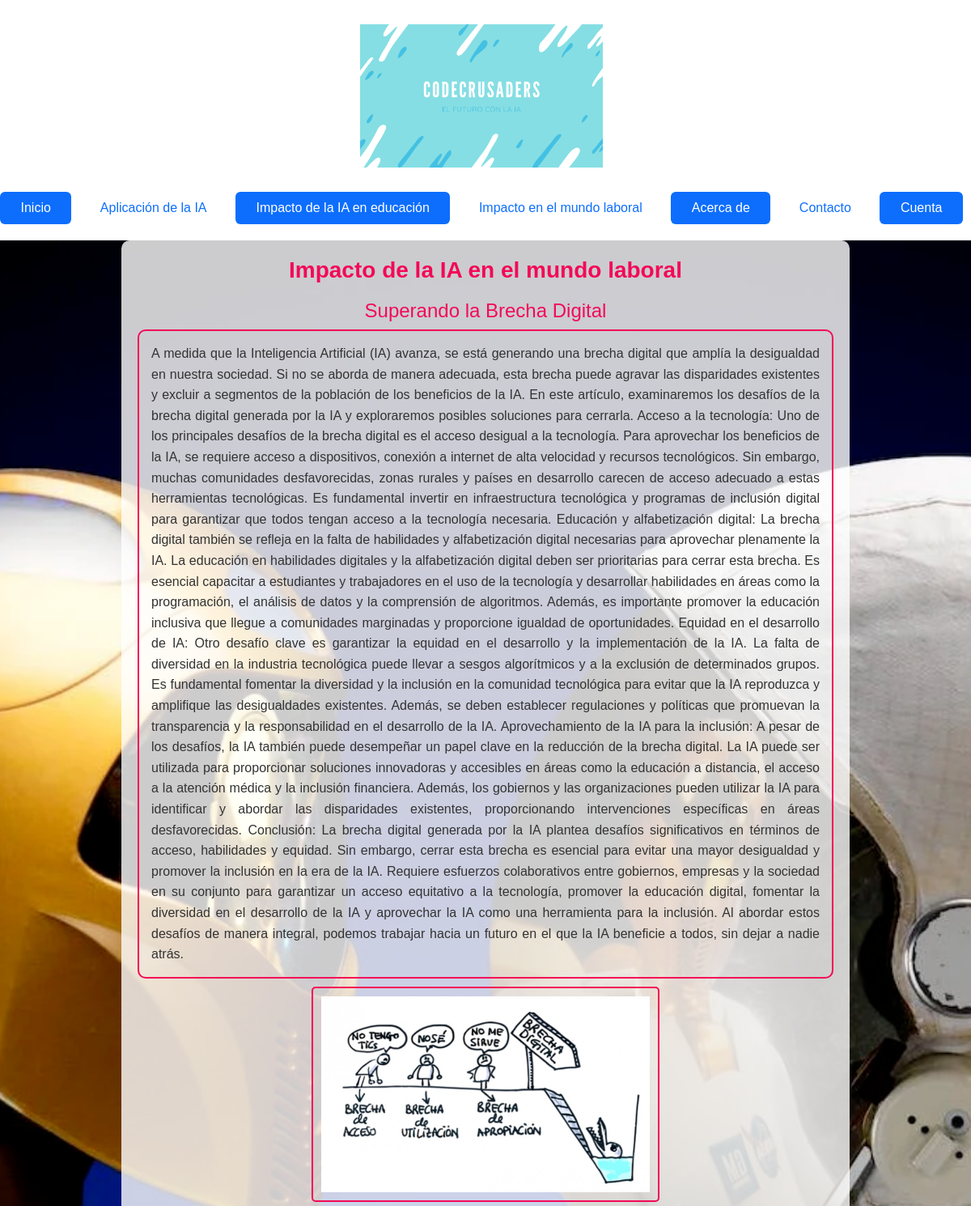
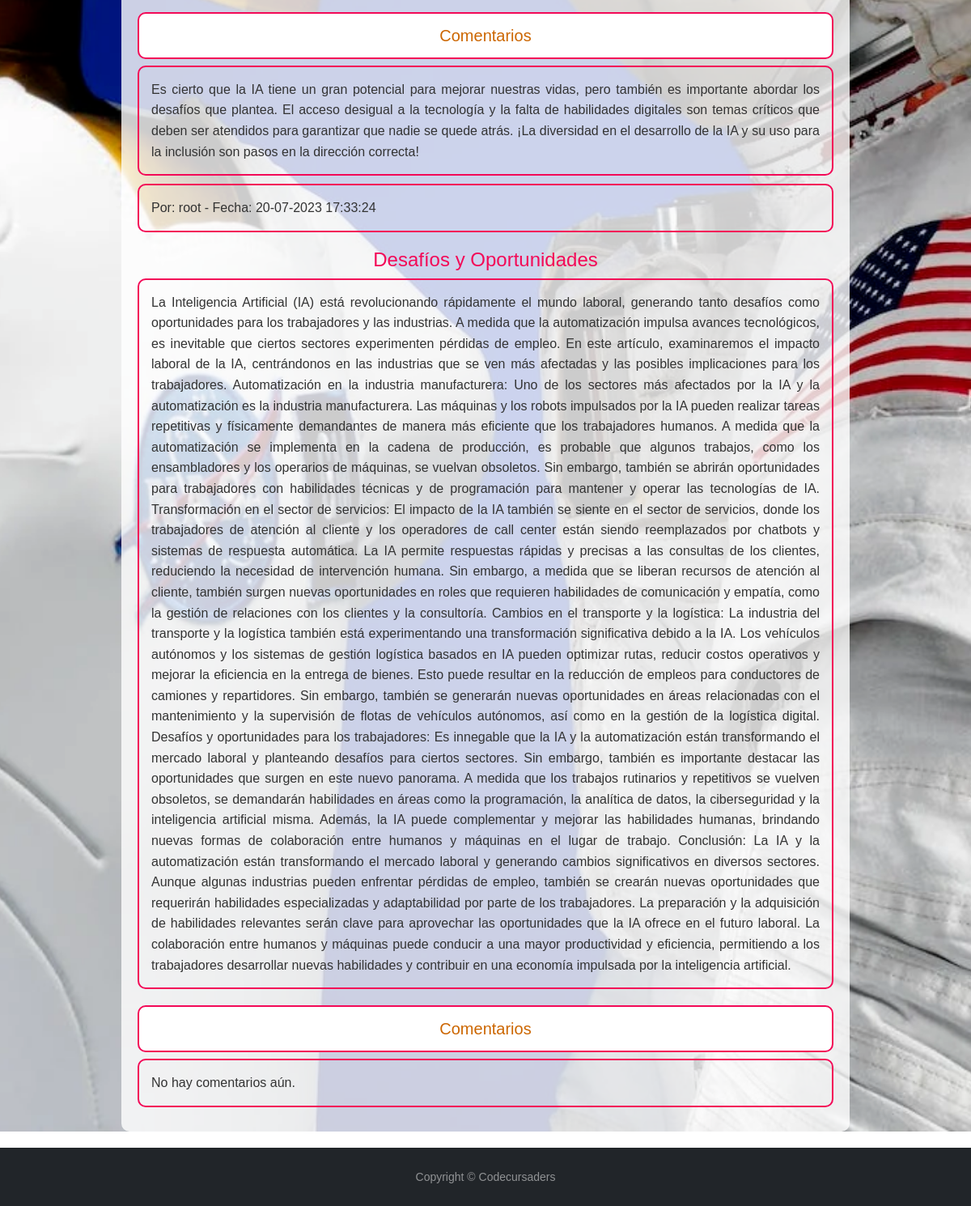
The page /impacto_laboral/ on the database its author committed (2 pictures, top to bottom).
### apps/posts/models.py (models this page shows, shortened)
class Post(models.Model):
    titulo = models.CharField(max_length=50, null=False)
    subtitulo = models.CharField(max_length=100, null=True, blank=True, default='')
    fecha = models.DateTimeField(auto_now_add=True)
    texto = models.TextField(null=False)
    activo = models.BooleanField(default=True)
    categoria = models.ForeignKey(Categoria, on_delete=models.SET_NULL, null=True, default=None)
    imagen = models.ImageField(null=True, blank=True, upload_to='media', default='static/post_default.png')
    publicado = models.DateTimeField(default=timezone.now)
    class Meta:
        ordering = ('-publicado',)

class Comentario(models.Model):
    post = models.ForeignKey(Post, on_delete=models.CASCADE, related_name='comentarios')
    autor = models.ForeignKey(User, on_delete=models.CASCADE)
    contenido = models.TextField()
    fecha = models.DateTimeField(auto_now_add=True)

### blog/views.py (the view)
# urls.py: path('impacto_laboral/', impacto_laboral, name='impacto_laboral'),
def impacto_laboral(request):
    try:
        categoria = Categoria.objects.get(nombre='Impacto en el mundo laboral')
        posts = Post.objects.filter(categoria=categoria)
    except Categoria.DoesNotExist:
        posts = []
    es_colaborador = request.user.groups.filter(name='Colaboradores').exists()
    return render(request, 'impacto_laboral.html', {'posts': posts, 'categoria': categoria, 'es_colaborador': es_colaborador})

### templates/impacto_laboral.html (shortened to what this page needs)
{% extends 'base.html' %}
{% load static %}
{% block contenido %}
    {% block extra_css %}
        <link rel="stylesheet" type="text/css" href="{% static 'css/impacto_laboral.css' %}">
    {% endblock %}
    <div id="contenido-impacto-laboral" class="contenido">
        <div id="contenido" class="contenido">
        <h1>Impacto de la IA en el mundo laboral</h1>
        {% for post in posts %}
        <h3>{{ post.titulo }}</h3>
        <p>{{ post.texto }}</p>
        {% if post.imagen %}
            <img src="{{ post.imagen.url }}" alt="Imagen del post">
        {% endif %}
        <h4>Comentarios</h4>
        {% for comentario in post.comentarios.all %}
            <p>{{ comentario.contenido }}</p>
            <p>Por: {{ comentario.autor.username }} - Fecha: {{ comentario.fecha|date:"d-m-Y H:i:s" }}</p>
        {% empty %}
            <p>No hay comentarios aún.</p>
        {% endfor %}
        {% empty %}
        <p>No hay posts disponibles.</p>
        {% endfor %}
        </div>
    </div>
{% endblock %}

### static/CSS/impacto_laboral.css (style rules this page uses)
body { font-family: Arial, sans-serif; font-size: 16px; color: #333; margin: 0; padding: 0; }
#contenido-impacto-laboral { width: auto; height: auto; margin: auto; background-image: url(../fondos/laboral.png); background-size: cover; background-position: center; background-repeat: no-repeat; }
#contenido { max-width: 900px; margin: 20px auto; padding: 20px; position: relative; z-index: 1; background-color: rgba(255, 255, 255, 0.8); border-radius: 10px; }
h1 { font-size: 28px; font-weight: bold; color: #F30957; margin-bottom: 10px; text-align: center; }
h3 { font-size: 24px; color: #F30957; margin-top: 20px; text-align: center; }
p { line-height: 1.6; margin-bottom: 10px; text-align: justify; }
img:not(.portada-imagen) { max-width: 50%; margin-bottom: 10px; border: 2px solid #F30957; border-radius: 5px; padding: 10px; display: block; margin-left: auto; margin-right: auto; }
h4 { font-size: 20px; color: #cc6600; margin-top: 20px; text-align: center; background-color: #fff; }
p, h4 { border: 2px solid #F30957; border-radius: 10px; padding: 15px; }

### rows shown on the page
Post: titulo "Superando la Brecha Digital", texto "A medida que la Inteligencia Artificial (IA) avanza, se está generando una brecha digital que amplía la desigualdad en nuestra sociedad. Si no se aborda de manera adecuada, esta brecha puede agravar las disparidades existentes y excluir a segmentos de la población de los beneficios de la IA. En este artículo, examinaremos los desafíos de la brecha digital generada por la IA y exploraremos posibles soluciones para cerrarla. Acceso a la tecnología: Uno de los principales desafíos de la brecha digital es el acceso desigual a la tecnología. Para aprovechar los beneficios de la IA, se requiere acceso a dispositivos, conexión a internet de alta velocidad y recursos tecnológicos. Sin embargo,…", imagen (picture)
Comentario: contenido "Es cierto que la IA tiene un gran potencial para mejorar nuestras vidas, pero también es importante abordar los desafíos que plantea. El acceso desigual a la tecnología y la falta de habilidades digitales son temas críticos que deben ser atendidos para garantizar que nadie se quede atrás. ¡La diversidad en el desarrollo de la IA y su uso para la inclusión son pasos en la dirección correcta!", autor.username "root", fecha "20-07-2023 17:33:24"
Post: titulo "Desafíos y Oportunidades", texto "La Inteligencia Artificial (IA) está revolucionando rápidamente el mundo laboral, generando tanto desafíos como oportunidades para los trabajadores y las industrias. A medida que la automatización impulsa avances tecnológicos, es inevitable que ciertos sectores experimenten pérdidas de empleo. En este artículo, examinaremos el impacto laboral de la IA, centrándonos en las industrias que se ven más afectadas y las posibles implicaciones para los trabajadores. Automatización en la industria manufacturera: Uno de los sectores más afectados por la IA y la automatización es la industria manufacturera. Las máquinas y los robots impulsados por la IA pueden realizar tareas repetitivas y físicamente…"
